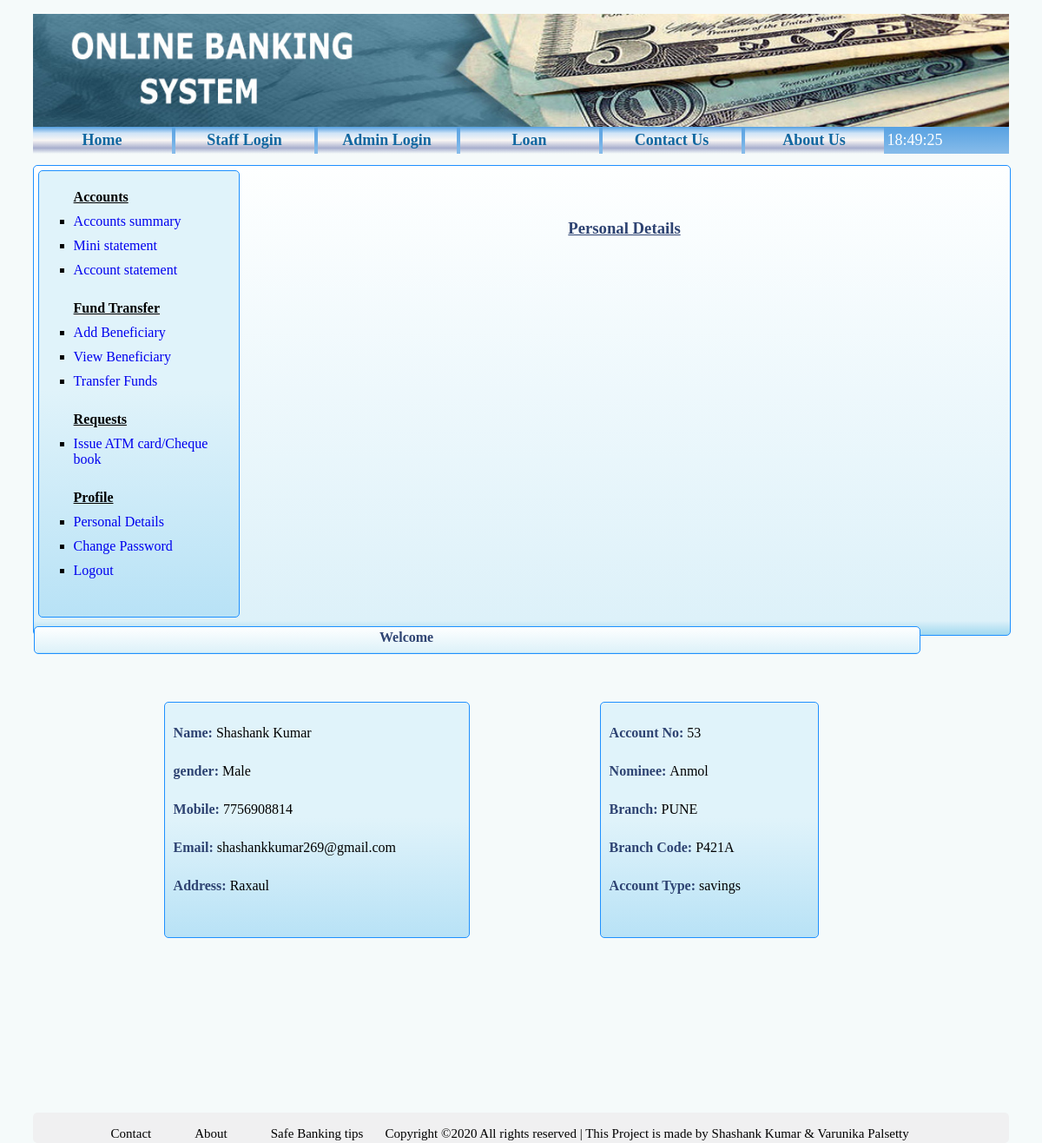
The page /customer_personal_details.php (signed in) on the database its author committed.
### tables this page shows
CREATE TABLE `customer` (
  `id` int(5) NOT NULL,
  `name` varchar(255) NOT NULL,
  `gender` char(1) NOT NULL,
  `dob` date NOT NULL,
  `nominee` varchar(255) NOT NULL,
  `account` varchar(255) NOT NULL,
  `address` varchar(255) NOT NULL,
  `mobile` varchar(11) NOT NULL,
  `email` varchar(255) NOT NULL,
  `password` varchar(255) NOT NULL,
  `branch` varchar(255) NOT NULL,
  `ifsc` varchar(255) NOT NULL,
  `lastlogin` datetime NOT NULL,
  `accstatus` varchar(255) NOT NULL
);

### customer_personal_details.php (the view, shortened to what this page needs)
<!DOCTYPE html>
<html>
    <head>
        <link rel="stylesheet" href="css/newcss.css">
    </head>
        <?php include 'header.php' ?>
        <div class='content_customer_profile'>
           <?php include 'customer_navbar.php'?>
            <div class="customer_top_nav">
             <div class="text">Welcome <?php echo $_SESSION['name']?></div>
            </div>
            <br><br>
            <h3 style="text-align:center;color:#2E4372;"><u>Personal Details</u></h3>
            <?php
                $cust_id=$_SESSION['cust_id'];
                include 'conn/dbconn.php';
                $sql="SELECT * FROM customer WHERE email='$cust_id'";
                $result=  $conn->query($sql) or die(mysql_error());
                $rws=  mysqli_fetch_array($result);
                $name= $rws[1];
                $account_no= $rws[0];
                $nominee=$rws[4];
                $branch=$rws[10];
                $branch_code= $rws[11];
                $gender=$rws[2];
                $mobile=$rws[7];
                $email=$rws[8];
                $address=$rws[6];
                $acc_type=$rws[5];
?>          <div class="customer_body">
            <div class="content3">
            <p><span class="heading">Name: </span><?php echo $name;?></p>
            <p><span class="heading">gender: </span><?php if($gender=='M') echo "Male"; else echo "Female";?></p>
            <p><span class="heading">Mobile: </span><?php echo $mobile;?></p>
            <p><span class="heading">Email: </span><?php echo $email;?></p>
            <p><span class="heading">Address: </span><?php echo $address;?></p>
            </div>
            <div class="content4">
            <p><span class="heading">Account No: </span><?php echo $account_no;?></p>
            <p><span class="heading">Nominee: </span><?php echo $nominee;?></p>
            <p><span class="heading">Branch: </span><?php echo $branch;?></p>
            <p><span class="heading">Branch Code: </span><?php echo $branch_code;?></p>
            <p><span class="heading">Account Type: </span><?php echo $acc_type;?></p>
            </div>
            </div>
        </div>
               <?php include 'footer.php';?>
    </body>
</html>

### css/newcss.css (style rules this page uses)
body { background-color:#F9F6F4; background-color:#F5FAFA; font-family:verdana; }
.left_panel p,h3 { padding:6px; }
.right_panel p,h3 { padding:6px; }
.content_customer_profile { height:540px; width:100%; border:1px solid dodgerblue; border-radius:5px; background: linear-gradient(to bottom, rgba(254,255,255,1) 0%,rgba(221,241,249,1) 97%,rgba(160,216,239,1) 100%); }
.customer_top_nav { height:30px; width:1019px; float: left; margin-top:5px; border:1px solid dodgerblue; border-radius:5px; background: linear-gradient(to bottom, rgba(254,255,255,1) 0%,rgba(221,241,249,1) 97%,rgba(160,216,239,1) 100%); }
.customer_top_nav .text { margin-left:39%; margin-top:3px; font-weight:bold; color:#2E4372; }
.customer_body { height:95%; width:1000px; float:left; margin-top:5px; border-radius:5px; }
.customer_body p { text-align:left; margin-left:10px; }
.customer_body .heading { font-weight:bold; color:#2E4372; }
.heading { font-weight:bold; color:#2E4372; }
.content3 { margin-left:15%; margin-top:5%; float:left; height:270px; width:350px; border:1px solid dodgerblue; border-radius:5px; background: linear-gradient(to bottom, rgba(224,243,250,1) 49%,rgba(184,226,246,1) 100%,rgba(182,223,253,1) 100%); }
.content3 p { padding-top:10px; }
.content4 { margin-left:15%; margin-top:5%; float:left; height:270px; width:250px; border:1px solid dodgerblue; border-radius:5px; background: linear-gradient(to bottom, rgba(224,243,250,1) 49%,rgba(184,226,246,1) 100%,rgba(182,223,253,1) 100%); }
.content4 p { padding-top:10px; }

### rows shown on the page
customer: name "Shashank Kumar", mobile "7756908814", email "shashankkumar269@gmail.com", address "Raxaul", id "53", nominee "Anmol", branch "PUNE", ifsc "P421A", account "savings"
